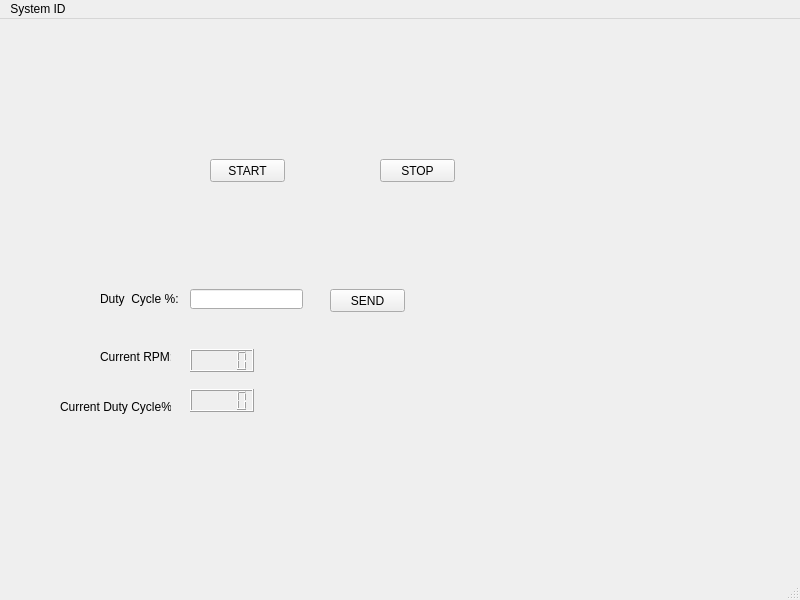
<?xml version="1.0" encoding="UTF-8"?>
<ui version="4.0">
 <class>MainWindow</class>
 <widget class="QMainWindow" name="MainWindow">
  <property name="geometry">
   <rect>
    <x>0</x>
    <y>0</y>
    <width>800</width>
    <height>600</height>
   </rect>
  </property>
  <property name="windowTitle">
   <string>MainWindow</string>
  </property>
  <widget class="QWidget" name="centralwidget">
   <widget class="QPushButton" name="SEND_BUTTON">
    <property name="geometry">
     <rect>
      <x>330</x>
      <y>270</y>
      <width>75</width>
      <height>23</height>
     </rect>
    </property>
    <property name="text">
     <string>SEND</string>
    </property>
   </widget>
   <widget class="QLineEdit" name="lineEdit">
    <property name="geometry">
     <rect>
      <x>190</x>
      <y>270</y>
      <width>113</width>
      <height>20</height>
     </rect>
    </property>
    <property name="text">
     <string/>
    </property>
   </widget>
   <widget class="QPushButton" name="START_BUTTON">
    <property name="geometry">
     <rect>
      <x>210</x>
      <y>140</y>
      <width>75</width>
      <height>23</height>
     </rect>
    </property>
    <property name="text">
     <string>START</string>
    </property>
   </widget>
   <widget class="QPushButton" name="STOP_BUTTON">
    <property name="geometry">
     <rect>
      <x>380</x>
      <y>140</y>
      <width>75</width>
      <height>23</height>
     </rect>
    </property>
    <property name="text">
     <string>STOP</string>
    </property>
   </widget>
   <widget class="QLabel" name="Duty_cycle_label">
    <property name="geometry">
     <rect>
      <x>100</x>
      <y>270</y>
      <width>81</width>
      <height>20</height>
     </rect>
    </property>
    <property name="text">
     <string>Duty  Cycle %:</string>
    </property>
   </widget>
   <widget class="QLabel" name="Current_RPM_label">
    <property name="geometry">
     <rect>
      <x>100</x>
      <y>330</y>
      <width>71</width>
      <height>16</height>
     </rect>
    </property>
    <property name="text">
     <string>Current RPM:</string>
    </property>
   </widget>
   <widget class="QLCDNumber" name="lcdNumber_RPM">
    <property name="geometry">
     <rect>
      <x>190</x>
      <y>330</y>
      <width>64</width>
      <height>23</height>
     </rect>
    </property>
   </widget>
   <widget class="QLabel" name="Current_Duty_Cycle_label">
    <property name="geometry">
     <rect>
      <x>60</x>
      <y>380</y>
      <width>111</width>
      <height>16</height>
     </rect>
    </property>
    <property name="text">
     <string>Current Duty Cycle%:</string>
    </property>
   </widget>
   <widget class="QLCDNumber" name="lcdNumber_Duty_Cycle">
    <property name="geometry">
     <rect>
      <x>190</x>
      <y>370</y>
      <width>64</width>
      <height>23</height>
     </rect>
    </property>
   </widget>
  </widget>
  <widget class="QMenuBar" name="menubar">
   <property name="geometry">
    <rect>
     <x>0</x>
     <y>0</y>
     <width>800</width>
     <height>21</height>
    </rect>
   </property>
   <widget class="QMenu" name="menuSystem_ID">
    <property name="title">
     <string>System ID</string>
    </property>
   </widget>
   <addaction name="menuSystem_ID"/>
  </widget>
  <widget class="QStatusBar" name="statusbar"/>
 </widget>
 <resources/>
 <connections/>
</ui>
